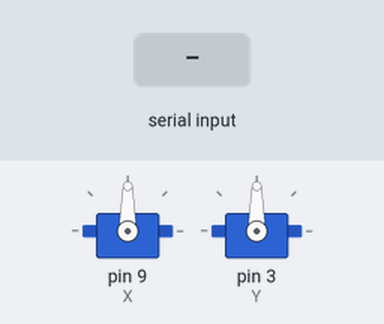
Simulated run of this sketch. Board: Arduino Uno, built with avr-gcc and run on an emulated ATmega328P. Shown: 2 × servo. The inputs (shaded band) are chosen by the test bench.

Above: at 1.2 s.
1.3 s: "a90\n" received over Serial
At 1.8 s:
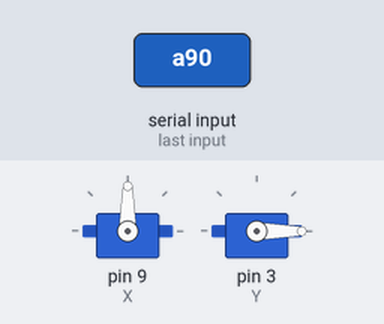
Timing chart, 0 to 4.3 s (numbered marks = the images above; inputs shaded):
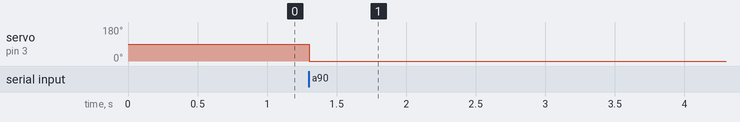

The sketch:

Sweep.ino
```cpp
#include<Servo.h>
Servo X ;
Servo Y;
char x;
long int v;
void setup() {
X.attach(9);
Y.attach(3);

 Serial.begin(9600);
   X.write(90);
}

void loop() {
if(Serial.available()>2){
  x =Serial.read();
  v =Serial.parseInt();
 if(x =='a'){
    X.write(v);
    Y.write(0);
  }
 else if(x=='b'){
    X.write(90);
    Y.write(180);
  }
  delay(10);
  }

}
```

Measured:
- after the input at 1.3 s, servo on pin 3 (Y): 90° → 0° at once
